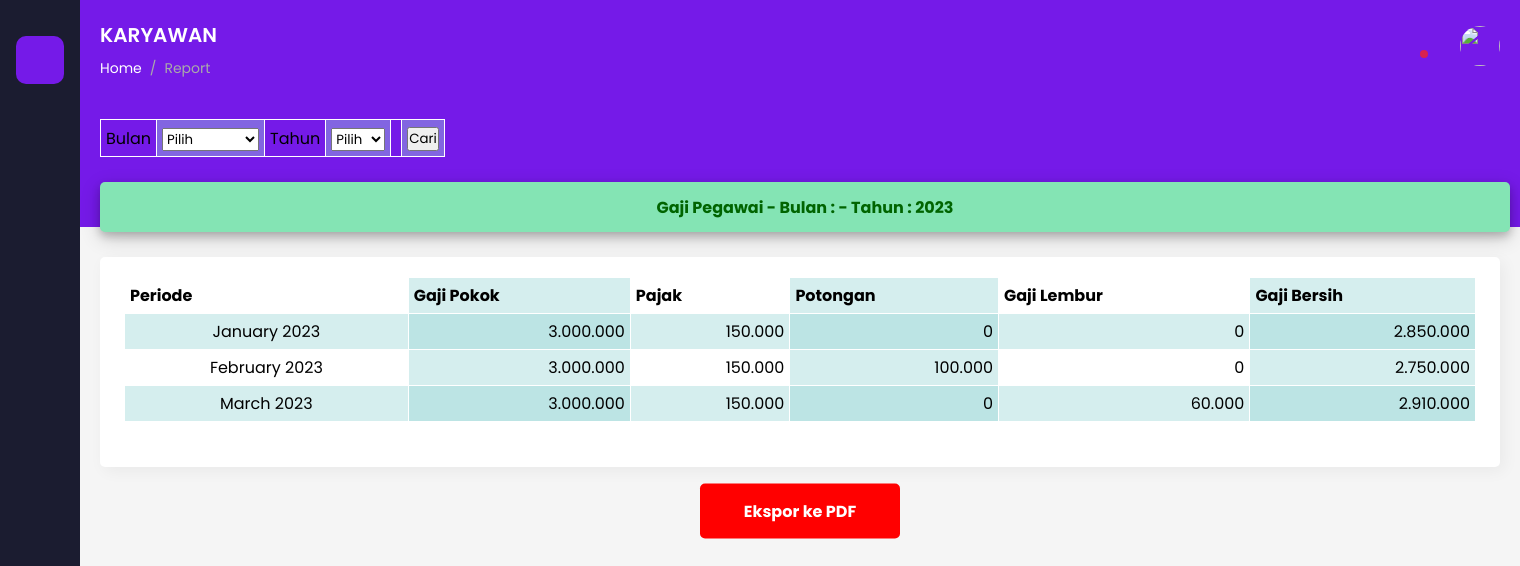
Page /views/report_karyawan.php (signed in) on the earlier database version.
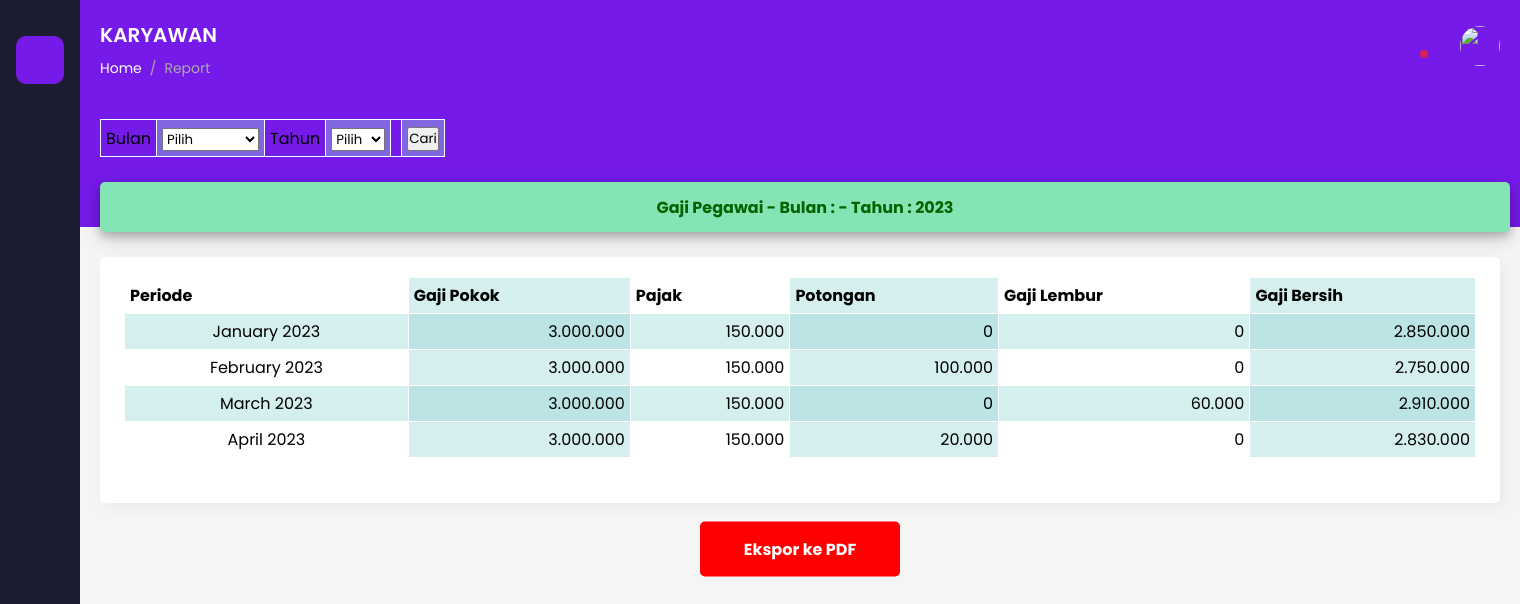
Same page on the later database version.
### tables this page shows
CREATE TABLE `penggajian` (
  `id` int(11) NOT NULL,
  `NIP` int(11) NOT NULL,
  `id_admin` int(1) NOT NULL,
  `tanggal` date NOT NULL,
  `gaji_pokok` int(11) NOT NULL,
  `pajak` int(11) NOT NULL,
  `potongan` int(11) NOT NULL,
  `gaji_lembur` int(11) NOT NULL,
  `gaji_bersih` int(11) NOT NULL
);

### models/KoneksiDB.php (called while the page is built, shortened)
<?php
class KoneksiDB
{
    private $hostname = 'localhost';
    private $database = 'penggajian';
    private $username = 'root';
    private $password = '';
    function __construct() {
        $this->koneksi = mysqli_connect($this->hostname, $this->username, $this->password, $this->database);
    }
}

### models/Penggajian.php (called while the page is built, shortened)
<?php
require_once "KoneksiDB.php";
class Penggajian extends KoneksiDB
{
    function getByNip($nip)
    {
        $query = "SELECT * FROM penggajian WHERE nip = $nip";
        $result = mysqli_query($this->koneksi, $query);
        if($result->num_rows > 0)
        {
            while($arr = mysqli_fetch_array($result))
            {
                $data[] = $arr;
            }
            return $data;
        }
    }
    function getTahun($nip)
    {
        $query = "SELECT YEAR(tanggal) AS tahun FROM penggajian
                    WHERE nip = $nip GROUP BY YEAR(tanggal)";
        $result = mysqli_query($this->koneksi, $query);
        if($result->num_rows > 0)
        {
            while($arr = mysqli_fetch_assoc($result))
            {
                $data[] = $arr;
            }
            return $data;
        }
    }
}

### controllers/reportController.php (the view, shortened to what this page needs)
<?php
require_once "../models/Penggajian.php";
class reportController
{
    private $penggajianModel;
    private $nipPegawai;
    function __construct()
    {
        $this->nipPegawai = $_SESSION['nipPegawai'];
        $this->penggajianModel = new Penggajian();
    }
    function formatRupiah($nominal)
    {
        $rupiah = number_format($nominal, 0, ',', '.');
        return $rupiah;
    }
    function showAll()
    {
        $data = $this->penggajianModel->getByNip($this->nipPegawai);
        if($data)
        {
            foreach ($data as $datum)
            {
                $tanggal = date('F Y', strtotime($datum['tanggal']));
            ?>
                <tr>
                    <td align="center"><?php echo $tanggal; ?></td>
                    <td align="right"><?php echo $this->formatRupiah($datum['gaji_pokok']); ?></td>
                    <td align="right"><?php echo $this->formatRupiah($datum['pajak']); ?></td>
                    <td align="right"><?php echo $this->formatRupiah($datum['potongan']); ?></td>
                    <td align="right"><?php echo $this->formatRupiah($datum['gaji_lembur']); ?></td>
                    <td align="right"><?php echo $this->formatRupiah($datum['gaji_bersih']); ?></td>
                </tr>
            <?php
            }
        }
    }
    function getTahun()
    {
        $data = $this->penggajianModel->getTahun($this->nipPegawai);
                ?>
                <?php
    }
    function searchPenggajian()
    {
        if(isset($_POST['cari']))
        {
            $bulan = $_POST['bulan'];
            $tahun = $_POST['tahun'];
            if($bulan == 0 && $tahun == 0)
            {
                $this->showAll();
            }
            else
            {
                $data = $this->penggajianModel->getPenggajianByTanggal($this->nipPegawai, $bulan, $tahun);
                if($data)
                {
                    foreach ($data as $datum)
                    {
                        $tanggal = date('F Y', strtotime($datum['tanggal']));
                    ?>
                        <tr>
                            <td align="center"><?php echo $tanggal; ?></td>
                            <td align="right"><?php echo $this->formatRupiah($datum['gaji_pokok']); ?></td>
                            <td align="right"><?php echo $this->formatRupiah($datum['pajak']); ?></td>
                            <td align="right"><?php echo $this->formatRupiah($datum['potongan']); ?></td>
                            <td align="right"><?php echo $this->formatRupiah($datum['gaji_lembur']); ?></td>
                            <td align="right"><?php echo $this->formatRupiah($datum['gaji_bersih']); ?></td>
                        </tr>
                    <?php
                    }
                }
            }
        }
        else
        {
            $this->showAll();
        }
    }
}

### views/report_karyawan.php (shortened to what this page needs)
<!DOCTYPE html>
<html lang="en">
<head>
    <link rel="stylesheet" type="text/css" href="../css/style_report_karyawan.css">
</head>
<body>
<?php
require_once "../controllers/reportController.php";
$reportC = new reportController();
?>
	<section id="sidebar">
		<a href="#" class="brand">
		</a>
		<ul class="sidebar__menu">
			<li>
				<a href="dashboard_karyawan.php" class="active"><i class="ph-house-fill"></i></a>
			</li>
			<li>
				<a href="#"><i class="ph-airplay-fill"></i></a>
			</li>
			<li>
				<a href="payroll_karyawan.php"><i class="ph-clipboard-fill"></i></a>
			</li>
			<li>
				<a href="logout.php" class="logout"><i class="ph-sign-out-fill"></i></a>
			</li>
		</ul>
	</section>
	<section id="main">
		<div class="main__top">
			<div class="main__top__title">
				<h3>KARYAWAN</h3>
				<ul class="breadcrumbs">
					<li><a href="#">Home</a></li>
					<li class="divider">/</li>
					<li><a href="#" class="active">Report</a></li>
				</ul>
			</div>
			<ul class="main__top__menu">
				<li class="inbox">
					<span></span>
				</li>
				<li class="profile">
					<a href="#">
						<img src="https://images.unsplash.com/photo-1564564321837-a57b7070ac4f?ixlib=rb-1.2.1&ixid=MnwxMjA3fDB8MHxzZWFyY2h8Mnx8bWFufGVufDB8fDB8fA%3D%3D&auto=format&fit=crop&w=500&q=60" alt="">
					</a>
				</li>
			</ul>
		</div>
		<div class="main__body">
			<form method="post">
			<table>
				<tr>
					<td>Bulan</td>
					<td>
						<select name="bulan">
							<option value="0">Pilih</option>
						</select>
					</td>
					<td>Tahun</td>
					<td>
						<select name="tahun">
							<option value="0">Pilih</option>
							<?php $reportC->getTahun(); ?>
						</select>
					</td>
					<td></td>
					<td>
						<input type="submit" value="Cari" name="cari">
					</td>
				</tr>
			</table>
			</form>
			<br>
			<h4>Gaji Pegawai - Bulan : - Tahun : 2023</h4>
			<br>
			<ul class="main__body__box-info">
				<li>
				<div>
					<table style="width:100%", border="1px solid black">
						<tr>
							<th>Periode</th>
							<th>Gaji Pokok</th>
							<th>Pajak</th>
							<th>Potongan</th>
							<th>Gaji Lembur</th>
							<th>Gaji Bersih</th>
						</tr>
						<?php $reportC->searchPenggajian(); ?>
					</table>
					<br>
					<form method="post" action="../utils/downloadPDF.php">
						<input type="submit" class="pdf" name="downloadPDF" value="Ekspor ke PDF">
					</form>
				</div>
				</li>
		</div>
	</section>
</body>
</html>

### css/style_report_karyawan.css (style rules this page uses)
* { margin: 0; padding: 0; box-sizing: border-box; font-family: 'Poppins', sans-serif; }
li { list-style: none; }
h1, h2, h3, h4, h5, h6, p { color: var(--black); }
a { text-decoration: none; }
:root { --black: #333; --white: #FFF; --light: #F5F5F5; --grey: #AAA; --dark: #1B1C30; --green: #47BE7D; --red: #D9214E; --blue: #009EF7; --purple : #751AE8; }
body { background: var(--light); }
#sidebar { position: fixed; left: 0; top: 0; width: 5rem; background: var(--dark); height: 100%; z-index: 999; }
#sidebar .brand { display: block; padding: 1rem 0; text-align: center; font-size: 2rem; color: var(--blue); }
#sidebar .sidebar__menu > li > a { display: flex; justify-content: center; align-items: center; width: 3rem; height: 3rem; border-radius: 10px; margin: .25rem auto; font-size: 1.25rem; color: var(--white); position: relative; }
#sidebar .sidebar__menu > li > a::before { content: ''; position: absolute; top: 50%; transform: translateY(-50%); border: 8px solid; border-color: transparent var(--white) transparent transparent; right: -16px; display: none; }
#sidebar .sidebar__menu > li > a.active, #sidebar .sidebar__menu > li > a:hover, #sidebar .sidebar__menu li > a.clicked { background: var(--purple); }
#sidebar .sidebar__menu li > a.active { color: var(--blue); }
#sidebar .sidebar__menu > li > a.logout { color: var(--red); }
#main { position: relative; left: 5rem; width: calc(100% - 5rem); }
#main .main__top { background: var(--purple); padding: 1.25rem; display: flex; grid-gap: 1.5rem; align-items: center; justify-content: space-between; flex-wrap: wrap-reverse; }
#main .main__top .main__top__title h3 { font-size: 1.25rem; font-weight: 600; color: var(--white); margin-bottom: .5rem; }
#main .main__top .main__top__title .breadcrumbs { display: flex; grid-gap: .5rem; align-items: center; }
#main .main__top .main__top__title .breadcrumbs :is(li, a) { font-size: .875rem; color: var(--white); }
#main .main__top .main__top__title .breadcrumbs .divider { color: var(--grey); }
#main .main__top .main__top__title .breadcrumbs li a.active { pointer-events: none; color: var(--grey); }
#main .main__top .main__top__menu { display: flex; align-items: center; grid-gap: 2rem; }
#main .main__top .main__top__menu > li { position: relative; }
#main .main__top .main__top__menu .profile img { width: 2.5rem; height: 2.5rem; border-radius: 50%; object-fit: cover; }
#main .main__top .main__top__menu > li > a { font-size: 1.25rem; color: var(--white); }
#main .main__top .main__top__menu .inbox span { position: absolute; top: 0; right: 0; width: .5rem; height: .5rem; border-radius: 50%; background: var(--red); }
#main .main__body { padding: 1.25rem; box-shadow: inset 0 8rem 0 var(--purple); }
#main .main__body .main__body__box-info { display: flex; grid-gap: 1.25rem; flex-wrap: wrap; }
#main .main__body .main__body__box-info li { flex: 1 0 260px; background: var(--white); padding: 1.25rem 1.5rem; border-radius: 5px; box-shadow: 4px 4px 16px rgba(0, 0, 0, .05); }
.pdf { position: absolute; top: 78%; left: 85%; transform: translate(-50%, -50%); display: inline-block; padding: 10px 20px; font-size: 16px; font-weight: bold; text-align: center; text-decoration: none; cursor: pointer; border: none; border-radius: 4px; color: #fff; background-color: #007bff; }
h4 { width: 1410px; height: 50px; color: darkgreen; background: #84e4b4; border-radius: 5px; align-items: center; display: flex; justify-content: space-around; box-shadow: 0 4px 8px rgba(0, 0, 0, 0.2), 0 6px 20px rgba(0, 0, 0, 0.19); }
.pdf { position: absolute; top: 105%; left: 50%; width: 200px; height: 55px; color: white; background: red; border-radius: 5px; align-items: center; display: flex; justify-content: space-around; }
table, th, td { border: 1px solid white; border-collapse: collapse; padding: 5px; }
tr:nth-child(even), th:nth-child(even) { background-color: #751AE8; }
tr:nth-child(even) { background-color: rgba(150, 212, 212, 0.4); }
th:nth-child(even), td:nth-child(even) { background-color: rgba(150, 212, 212, 0.4); }
tr { border-bottom: 1px solid #ddd; }

Differences in the rows shown:
added penggajian: tanggal "April 2023", gaji_pokok "3.000.000", pajak "150.000", potongan "20.000", gaji_lembur "0", gaji_bersih "2.830.000"
